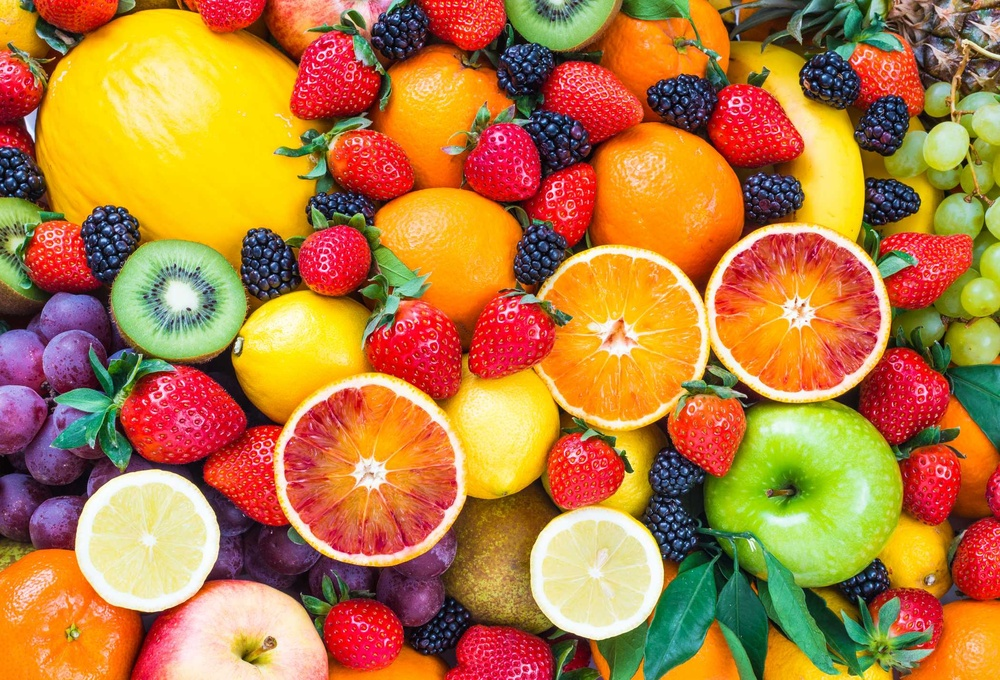
#> input picture Lab4_NguyenChanHung_207ct10099/fruit.jpg, 1000 x 680 px, shrunk from 2100 x 1427 before the run
$ jupyter execute lab4.ipynb
#> lines starting #> are read from the running program, lines starting #| are printed output that depends on the picture; after the words box and inside, x2 and y2 are one past the last pixel; in counts of white or black regions, pixels touching at a corner belong together
2.1.1 phuong phap otsu

[cell 1]
from PIL import Image
import numpy as np
import imageio.v2 as iio
import scipy.ndimage as nd
import matplotlib.pylab as plt
from skimage.filters.thresholding import threshold_otsu

data = Image.open('fruit.jpg').convert('L')
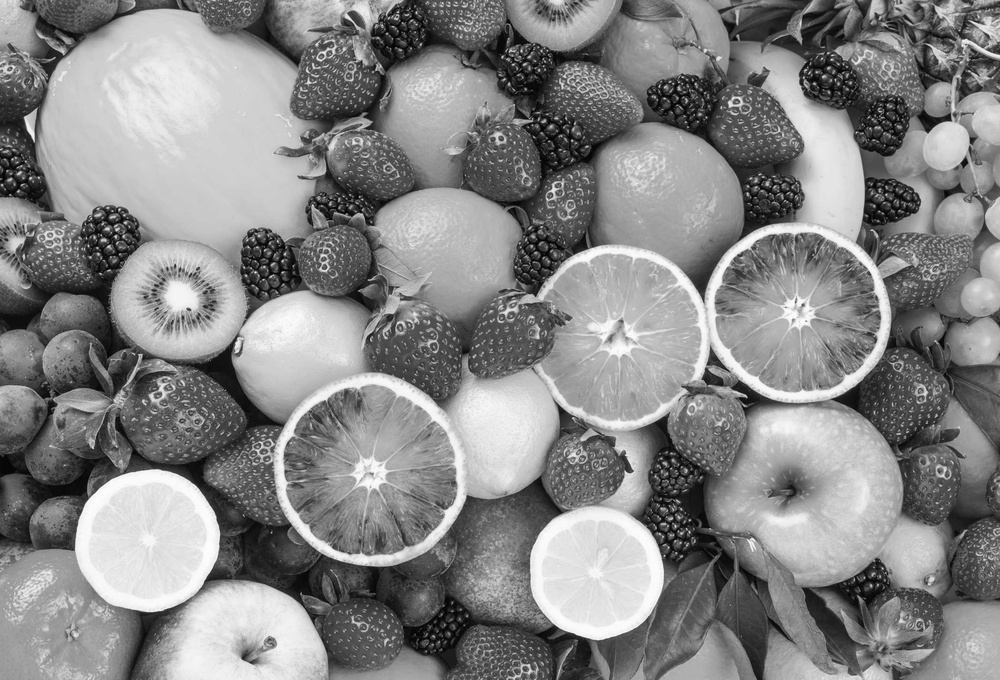
#> data: PIL image 1000x680 L; min 0, max 254, mean 134.5
a = np.asarray(data)

# performing Otsu's thresholding
thres = threshold_otsu (a)
#> thres = 131

# pixels with intensity greater than theshold are kept
b = a > thres
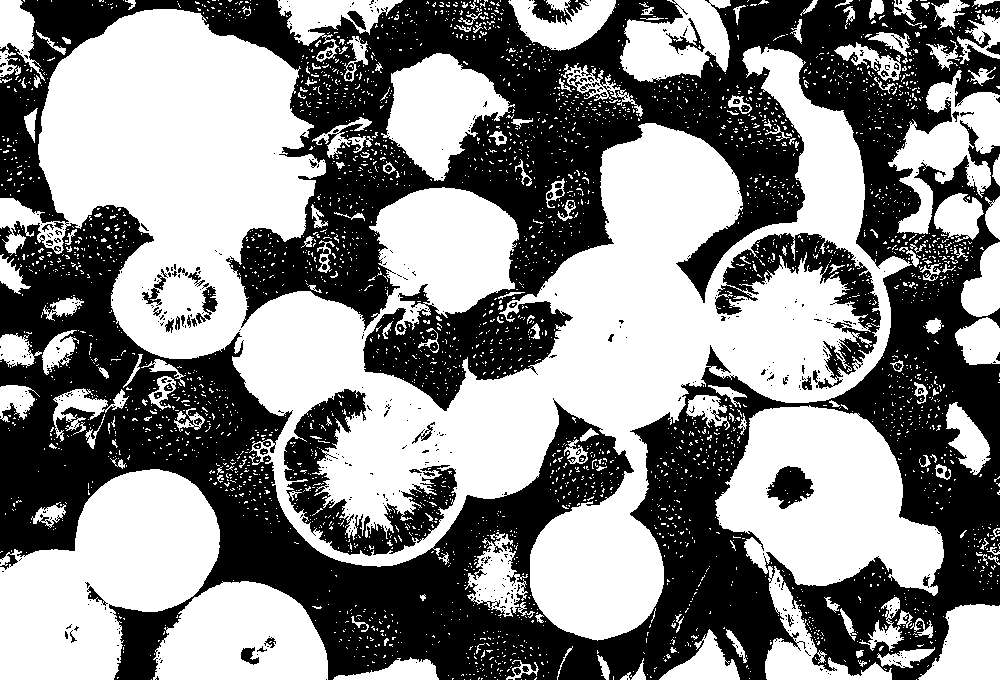
#> b: shape (680, 1000) bool; 52.8% white; 555 black regions (486 under 20 px), largest, box (x1, y1, x2, y2) and area: (0, 0, 1000, 680) 297076, (284, 389, 457, 556) 9531, (715, 233, 881, 389) 7356

b = Image.fromarray (b)
plt.imshow(b)
plt.show()

2.1.2 phuong phap adaptive thresholding

[cell 2]
from PIL import Image
import numpy as np
import imageio.v2 as iio
import scipy.ndimage as nd
import matplotlib.pylab as plt
from skimage.filters import threshold_local

data = Image.open('fruit.jpg').convert('L')
a = np.asarray (data)

# performing local thresholding
b = threshold_local (a, 39, offset=10)
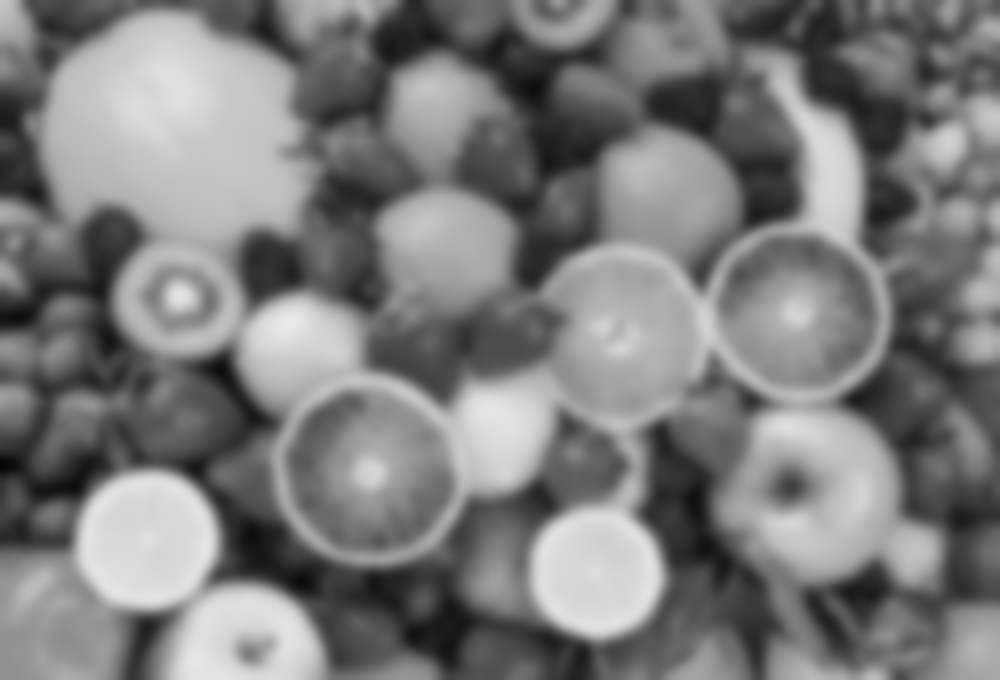
#> b: shape (680, 1000) float64; min 5.37, max 234, mean 124.5

b = Image.fromarray(b)
#> b: PIL image 1000x680 F

plt.imshow (b)
plt.show ()

2.2 phan vung region

[cell 3]
import cv2
from PIL import Image
import numpy as np
import imageio.v2 as iio
import scipy.ndimage as nd
from scipy.ndimage import label
import matplotlib.pylab as plt
from skimage.filters import threshold_local

# opening the image and converting it to grayscale
data = cv2.imread('fruit.jpg')
#> data: shape (680, 1000, 3)
# covnerting image from color to grayscale
a = cv2.cvtColor (data, cv2.COLOR_BGR2GRAY)
# thresholding the image to obtain cell pixels
thresh, bl = cv2.threshold(a, 0, 255, cv2.THRESH_BINARY_INV + cv2.THRESH_OTSU)
#> thresh = 131
# since Otsu's method has over segmented the image
# erosion operation is performed
b2 = cv2.erode (bl, None, iterations = 2)
#> b2: shape (680, 1000); 25.9% white; 514 white regions (380 under 20 px), largest, box (x1, y1, x2, y2) and area: (106, 346, 791, 680) 51911, (240, 0, 810, 322) 39869, (793, 218, 1000, 680) 23911
# distance transform is performed
dist_trans = cv2.distanceTransform (b2, 2, 3)
# thresholding the distance transform image to obtain
# pixels that are foreground
thresh, dt = cv2.threshold (dist_trans, 1, 255, cv2.THRESH_BINARY)
#> dt: shape (680, 1000) float32; 20.1% white; 547 white regions (413 under 20 px), largest, box (x1, y1, x2, y2) and area: (117, 348, 786, 680) 41122, (839, 220, 1000, 651) 15881, (308, 0, 809, 191) 15215
# performing labeling
labelled, ncc = label (dt)
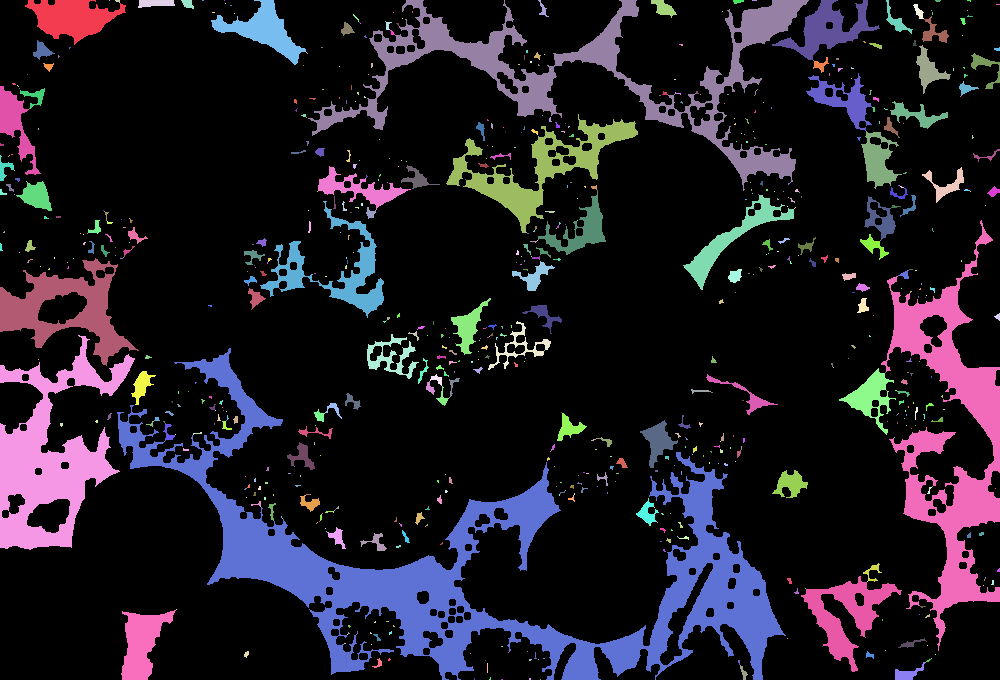
#> labelled: shape (680, 1000) int32; 710 distinct labels, from 0 to 709; one colour per label, 0 black
#> ncc = 709
# labelled is converted to 32-bit integer
labelled = labelled.astype (np.int32)
# performing watershed
cv2.watershed(data, labelled)
b = Image.fromarray (labelled)
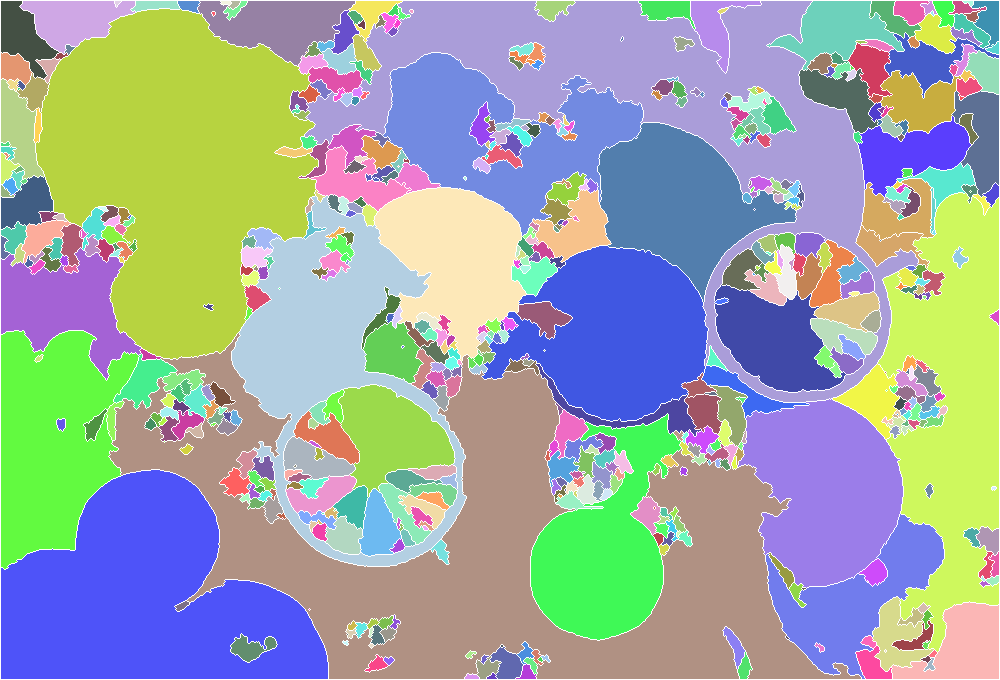
#> b: PIL image 1000x680 I; 705 distinct labels, from -1 to 707; one colour per label, 0 black, -1 white

plt.imshow (b)
plt.show ()
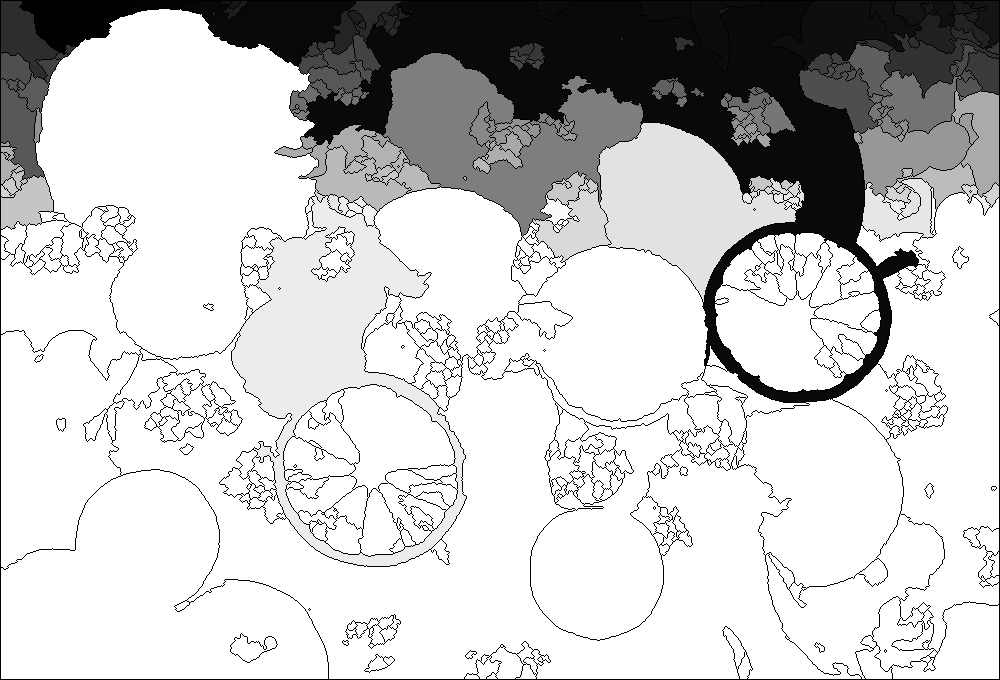
#> shown: shape (680, 1000, 4); mean R, G, B, A 200.5, 200.5, 200.5, 255

2.3 bien doi doi tuong trong anh

2.3.1 su dung binary_dilation

[cell 4]
import cv2
from PIL import Image
import numpy as np
import imageio.v2 as iio
import scipy.ndimage as nd
from scipy.ndimage import label
import matplotlib.pylab as plt
from skimage.filters import threshold_local

# opening the image and converting it to grayscale
data = Image.open('dil_img.gif').convert('L')
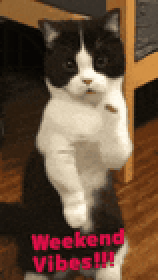
#> input picture Lab4_NguyenChanHung_207ct10099/dil_img.gif, 79 x 140 px, shrunk from 165 x 293 before the run (shown 2 times larger)
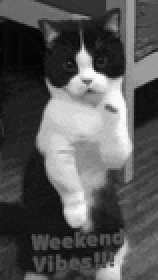
#> data: PIL image 79x140 L (shown 2 times larger); min 4, max 250, mean 86.2
b = nd.binary_dilation(data, iterations=50)
#> b: shape (140, 79) bool; every value is 1

c= Image.fromarray(b)
#> c: PIL image 79x140 1; every value is 1
c.show()

plt.imshow (c)
plt.show ()

2.3.2 su dung binary_opening

[cell 5]
import cv2
from PIL import Image
import numpy as np
import imageio.v2 as iio
import scipy.ndimage as nd
from scipy.ndimage import label
import matplotlib.pylab as plt
from skimage.filters import threshold_local

# opening the image and converting it to grayscale
data = Image.open('dil_img.gif').convert('L')
# defining the structuring element
s= [[0, 1, 0], [1, 1, 1], [0, 1, 0]]
b = nd.binary_opening (data, structure=s, iterations=25)
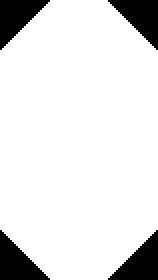
#> b: shape (140, 79) bool (shown 2 times larger); 88.2% white; 4 black regions, box (x1, y1, x2, y2) and area: (0, 0, 25, 25) 325, (54, 0, 79, 25) 325, (0, 115, 25, 140) 325, (54, 115, 79, 140) 325
c = Image.fromarray(b)
c.show ()

plt.imshow(c)
plt.show ()

2.3.3 su dung binary_erosion

[cell 6]
import cv2
from PIL import Image
import numpy as np
import imageio.v2 as iio
import scipy.ndimage as nd
from scipy.ndimage import label
import matplotlib.pylab as plt
from skimage.filters import threshold_local

#opening the image and converting it to grayscale
data = Image.open('dil_img.gif').convert('L')
#defining the structuring element
s= [[0, 1, 0], [1, 1, 1], [0, 1, 0]]
b = nd.binary_erosion(data, structure=s, iterations=50)
#> b: shape (140, 79) bool; every value is 0

c = Image.fromarray(b)
c.show()
plt.imshow(c)
plt.show()
